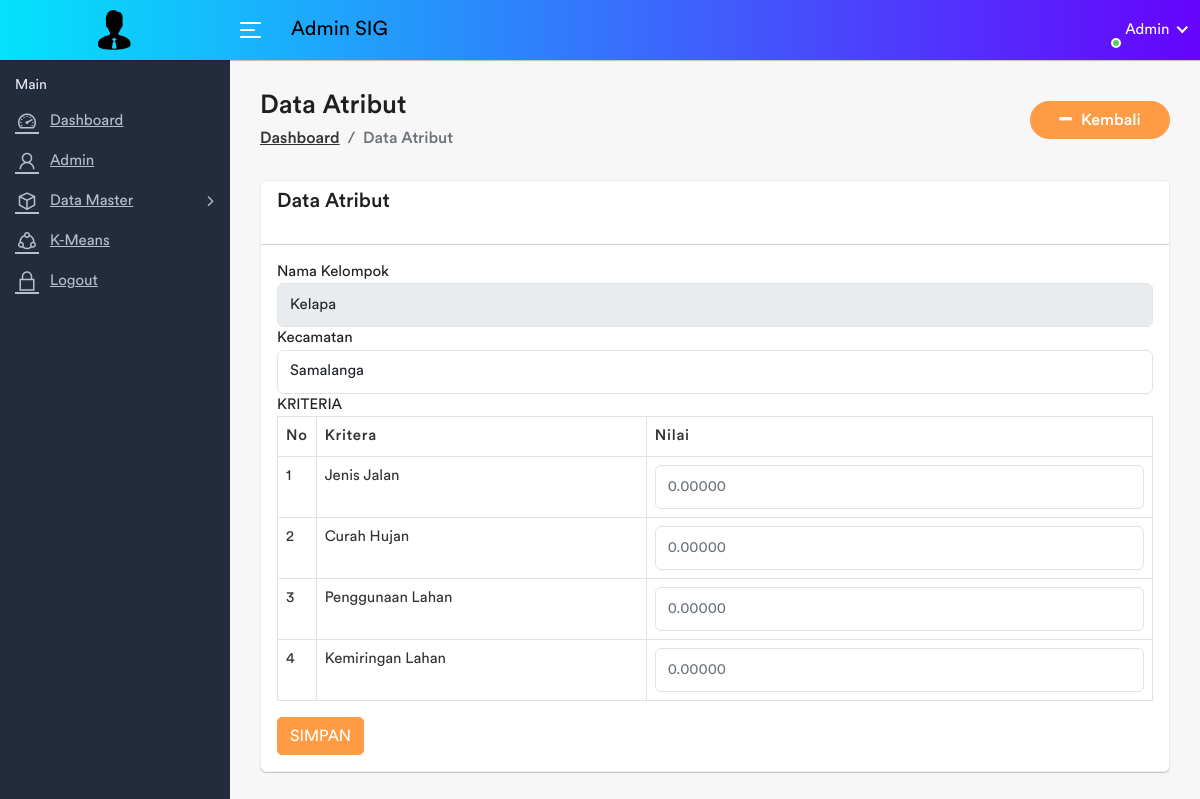
Page /admin/banjir_nilai.php?id=1 (signed in) on the earlier database version.
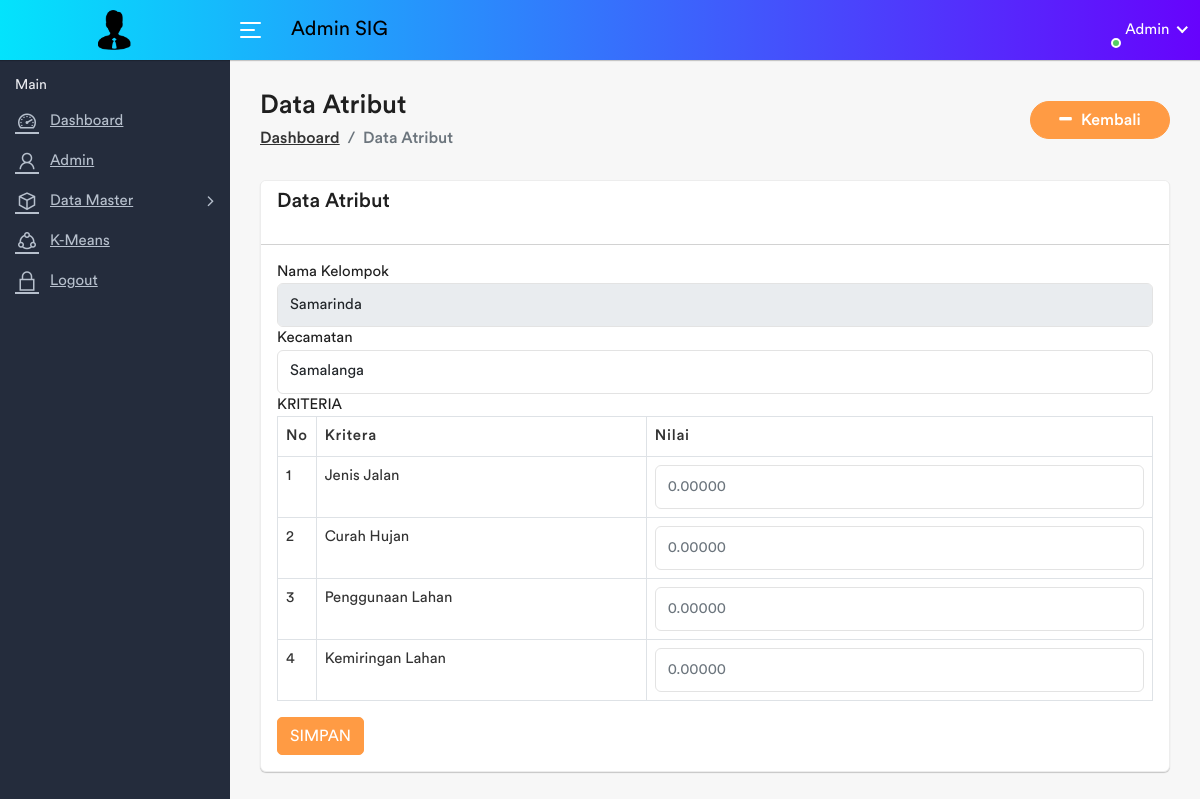
Same page on the later database version.
### tables this page shows
CREATE TABLE `tanaman` (
  `tanaman_id` int(11) NOT NULL,
  `tanaman_nama` varchar(100) NOT NULL
);

### admin/banjir_nilai.php (the view, shortened to what this page needs)
<?php include 'header.php'; ?>
<div class="page-wrapper">
	<div class="content container-fluid">
		<div class="page-header">
			<div class="row align-items-center">
				<div class="col">
					<h3 class="page-title">Data Atribut</h3>
					<ul class="breadcrumb">
						<li class="breadcrumb-item"><a href="index.php">Dashboard</a></li>
						<li class="breadcrumb-item active">Data Atribut</li>
					</ul>
				</div>
				<div class="col-auto float-right ml-auto">
					<a href="banjir.php" class="btn add-btn"><i class="fa fa-minus"></i> Kembali</a>
				</div>
			</div>
		</div>
		<div class="row">
			<div class="col-sm-12">
				<div class="card mb-0">
					<div class="card-header">
						<h4 class="card-title mb-0">Data Atribut</h4>
						<br>
					</div>
					<div class="card-body">
						<?php
						$id = $_GET['id'];
						$data = mysqli_query($koneksi,"select * from tanaman where tanaman_id='$id'");
						$d = mysqli_fetch_assoc($data);
						?>
						<form method="post" action="banjir_nilai_act.php">
							<div class="row">
								<div class="col-md-12">
									<div class="form-group">
										<label>Nama Kelompok</label>
										<input type="text" disabled name="nama" class="form-control" required="required" value="<?php echo $d['tanaman_nama'] ?>" placeholder="Nama Lengkap">
									</div>
									<div class="form-group">
										<label>Kecamatan</label>
										<select class="form-control" name="kecamatan" required>
											<?php
											$kec = mysqli_query($koneksi,"select * from kecamatan");
											while($kc = mysqli_fetch_array($kec)){
												?>
												<option value="<?php echo $kc['kecamatan_id'] ?>"><?php echo $kc['kecamatan_nama'] ?></option>
												<?php
											}
											 ?>
										</select>
									</div>
								</div>
								<div class="col-md-12">
									<div class="form-group">
										<label>KRITERIA</label>
										<table class="table table-bordered">
											<thead>
												<tr>
													<th width="1%">No</th>
													<th>Kritera</th>
													<th>Nilai</th>
												</tr>
											</thead>
											<tbody>
												<?php
												$no=1;
												$krit = mysqli_query($koneksi,"select * from tanaman_kriteria,kriteria where tk_tanaman='$id' and tk_kriteria=kriteria_id");
												while($k = mysqli_fetch_array($krit)){
													?>
													<tr>
														<td>
															<?php echo $no++ ?>
														</td>
														<td><?php echo $k['kriteria_nama']; ?></td>
														<td>
															<input type='number' step='0.000001' placeholder='0.00000' class="form-control" name="nilai[]" />
														</td>
													</tr>
													<?php
												}
												?>
											</tbody>
										</table>
									</div>
								</div>
							</div>
							<div class="text-right">
								<input type="submit" name="SIMPAN" value="SIMPAN" class="btn btn-primary">
							</div>
						</form>
					</div>
				</div>
			</div>
		</div>
	</div>
</div>
<?php include 'footer.php' ?>

Differences in the rows shown:
changed tanaman: nama "Kelapa" → "Samarinda"
